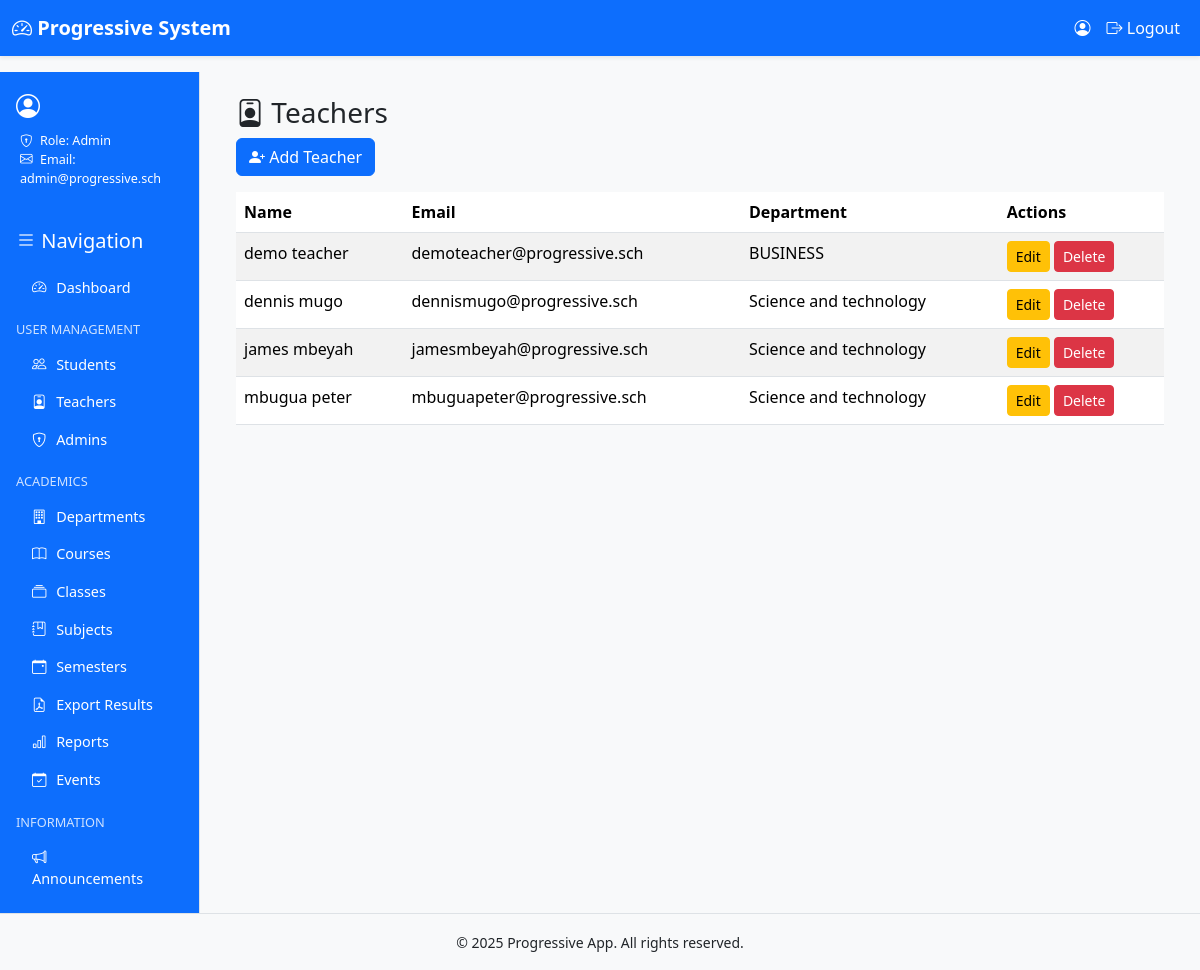
The page /teachers/ (signed in) on the database its author committed.
### progressive_app/models.py (models this page shows, shortened)
class User(AbstractUser):
    ROLE_CHOICES = [
        ("admin", "Admin"),
        ("teacher", "Teacher"),
        ("student", "Student"),
    ]
    role = models.CharField(max_length=20, choices=ROLE_CHOICES)
    admission_number = models.CharField(max_length=20, blank=True, null=True, unique=True)
    department = models.ForeignKey("Department", on_delete=models.SET_NULL, null=True, blank=True)
    course = models.ForeignKey("Course", on_delete=models.SET_NULL, null=True, blank=True)
    school_class = models.ForeignKey("SchoolClass", on_delete=models.SET_NULL, null=True, blank=True)
    semester = models.ForeignKey("Semester", on_delete=models.SET_NULL, null=True, blank=True)

class Department(models.Model):
    name = models.CharField(max_length=100, unique=True)

### progressive_app/views.py (the view)
# urls.py: path("teachers/", views.teachers_list, name="teachers_list"),
@login_required
def teachers_list(request):
    if not require_role(request.user, ["admin"]):
        return forbid_or_redirect_login(request)
    q = request.GET.get("q", "")
    qs = User.objects.filter(role="teacher").order_by("username", "email")
    if q:
        qs = qs.filter(
            Q(email__icontains=q) | Q(first_name__icontains=q) | Q(last_name__icontains=q)
        )
    paginator = Paginator(qs, 20)
    page_obj = paginator.get_page(request.GET.get("page"))
    return render(request, "admin/teachers_list.html", {"page_obj": page_obj, "q": q})

### progressive_app/views.py (called while the page is built)
def require_role(user, allowed_roles):
    return user.is_authenticated and user.role in allowed_roles

### progressive_app/templates/admin/teachers_list.html (shortened to what this page needs)
{% extends 'base.html' %}
{% block content %}
<div class="container">
  <h3><i class="bi bi-person-badge"></i> Teachers</h3>
  <a href="{% url 'progressive_app:teacher_create' %}" class="btn btn-primary mb-3"><i class="bi bi-person-plus-fill"></i> Add Teacher</a>
  <table class="table table-striped">
    <thead><tr><th>Name</th><th>Email</th><th>Department</th><th>Actions</th></tr></thead>
    <tbody>
      {% for teacher in page_obj %}
      <tr>
        <td>{{ teacher.first_name }} {{ teacher.last_name }}</td>
        <td>{{ teacher.email }}</td>
        <td>{{ teacher.department.name }}</td>
        <td>
          <a href="{% url 'progressive_app:teacher_update' teacher.id %}" class="btn btn-sm btn-warning">Edit</a>
          <a href="{% url 'progressive_app:teacher_delete' teacher.id %}" class="btn btn-sm btn-danger">Delete</a>
        </td>
      </tr>
      {% empty %}<tr><td colspan="4">No teachers found.</td></tr>{% endfor %}
    </tbody>
  </table>
</div>
{% endblock %}

### progressive_app/templates/base.html (shortened to what this page needs)
{% load static %}
<!doctype html>
<html lang="en">
  <head>
    <link href="https://cdn.jsdelivr.net/npm/bootstrap@5.3.2/dist/css/bootstrap.min.css" rel="stylesheet">
    <link href="https://cdn.jsdelivr.net/npm/bootstrap-icons@1.11.1/font/bootstrap-icons.css" rel="stylesheet">
    <link rel="stylesheet" href="{% static 'css/theme.css' %}">
  </head>
<body class="d-flex flex-column min-vh-100">
    <nav class="navbar navbar-expand-lg shadow-sm bg-light">
      <div class="container-fluid">
        <a class="navbar-brand" href="{% url 'progressive_app:dashboard' %}">
          <i class="bi bi-speedometer2"></i> Progressive System
        </a>
        <div class="collapse navbar-collapse" id="navbarNav">
          <ul class="navbar-nav ms-auto">
            {% if user.is_authenticated %}
              <li class="nav-item">
                <span class="nav-link">
                  <i class="bi bi-person-circle"></i> {{ user.first_name }} {{ user.last_name }}
                </span>
              </li>
              <li class="nav-item">
                <a class="nav-link text-warning" href="{% url 'progressive_app:logout' %}">
                  <i class="bi bi-box-arrow-right"></i> Logout
                </a>
              </li>
            {% else %}
              <li class="nav-item">
                <a class="nav-link" href="{% url 'progressive_app:login' %}">
                  <i class="bi bi-box-arrow-in-right"></i> Login
                </a>
              </li>
            {% endif %}
          </ul>
        </div>
      </div>
    </nav>
   <div class="container-fluid flex-grow-1">
      <div class="row min-vh-100">
        <div class="col-md-3 col-lg-2 sidebar bg-primary text-white p-3 d-flex flex-column">
          <div class="profile-box mb-4">
            <div class="d-flex align-items-center mb-2">
              <i class="bi bi-person-circle fs-4 me-2"></i>
            </div>
            <ul class="list-unstyled small ms-1">
              {% if user.role == 'student' %}
                <li><i class="bi bi-card-list me-1"></i> Admission: {{ user.admission_number }}</li>
                <li><i class="bi bi-collection me-1"></i> Class: {{ user.school_class.name }}</li>
                <li><i class="bi bi-building me-1"></i> Department: {{ user.department.name }}</li>
                <li><i class="bi bi-journal-bookmark me-1"></i> Course: {{ user.course.name }}</li>
              {% elif user.role == 'teacher' %}
                <li><i class="bi bi-building me-1"></i> Department: {{ user.department.name }}</li>
                <li><i class="bi bi-envelope me-1"></i> Email: {{ user.email }}</li>
              {% elif user.role == 'admin' %}
                <li><i class="bi bi-shield-lock me-1"></i> Role: Admin</li>
                <li><i class="bi bi-envelope me-1"></i> Email: {{ user.email }}</li>
              {% endif %}
            </ul>
          </div>
          <h5 class="mb-3"><i class="bi bi-list"></i> Navigation</h5>
          <div class="list-group list-group-flush flex-grow-1">
            <a href="{% url 'progressive_app:dashboard' %}" class="list-group-item list-group-item-action bg-primary text-white">
              <i class="bi bi-speedometer2"></i> Dashboard
            </a>
            {% if user.role == 'admin' %}
              <h6 class="mt-3 mb-2">User Management</h6>
              <a href="{% url 'progressive_app:students_list' %}" class="list-group-item bg-primary text-white"><i class="bi bi-people"></i> Students</a>
              <a href="{% url 'progressive_app:teachers_list' %}" class="list-group-item bg-primary text-white"><i class="bi bi-person-badge"></i> Teachers</a>
              <a href="{% url 'progressive_app:admins_list' %}" class="list-group-item bg-primary text-white"><i class="bi bi-shield-lock"></i> Admins</a>
              <h6 class="mt-3 mb-2">Academics</h6>
              <a href="{% url 'progressive_app:departments_list' %}" class="list-group-item bg-primary text-white"><i class="bi bi-building"></i> Departments</a>
              <a href="{% url 'progressive_app:courses_list' %}" class="list-group-item bg-primary text-white"><i class="bi bi-book"></i> Courses</a>
              <a href="{% url 'progressive_app:classes_list' %}" class="list-group-item bg-primary text-white"><i class="bi bi-collection"></i> Classes</a>
              <a href="{% url 'progressive_app:subjects_list' %}" class="list-group-item bg-primary text-white"><i class="bi bi-journal-bookmark"></i> Subjects</a>
              <a href="{% url 'progressive_app:semesters_list' %}" class="list-group-item bg-primary text-white"><i class="bi bi-calendar-event"></i> Semesters</a>
              <a href="{% url 'progressive_app:admin_results_pdf' %}" class="list-group-item bg-primary text-white"><i class="bi bi-file-earmark-pdf"></i> Export Results</a>
              <a href="{% url 'progressive_app:reports' %}" class="list-group-item bg-primary text-white"><i class="bi bi-bar-chart"></i> Reports</a>
              <a href="{% url 'progressive_app:events_list' %}" class="list-group-item bg-primary text-white"><i class="bi bi-calendar-check"></i> Events</a>
            {% endif %}
            <h6 class="mt-3 mb-2">Information</h6>
            <a href="{% url 'progressive_app:announcements_list' %}" class="list-group-item bg-primary text-white"><i class="bi bi-megaphone"></i> Announcements</a>
          </div>
        </div>
        <main class="col-md-9 col-lg-10 p-4">
          {% block content %}{% endblock %}
        </main>
      </div>
    </div>
    <footer class="bg-light text-center py-3 border-top mt-auto">
      <small>&copy; {% now "Y" %} Progressive App. All rights reserved.</small>
    </footer>
  </body>
</html>

### static/css/theme.css (style rules this page uses)
:root { --prog-blue: #0d6efd; }
.btn-primary { background: var(--prog-blue); border-color: var(--prog-blue); }
a { text-decoration: none; }
body { font-family: "Segoe UI", Roboto, Helvetica, Arial, sans-serif; background-color: #f8f9fa; }
.navbar { background-color: #0d6efd !important; }
.navbar-brand { font-weight: bold; color: #fff !important; }
.navbar .nav-link { color: #fff !important; }
.sidebar { min-height: 100vh; border-right: 1px solid #dee2e6; background-color: #0d6efd; }
.sidebar h5, .sidebar h6 { color: #fff; }
.list-group-item { background-color: #0d6efd; color: #fff; border: none; }
.list-group-item i { margin-right: 6px; }
.btn-primary { background-color: #0d6efd; border-color: #0d6efd; }
.sidebar { font-size: 0.9rem; }
.sidebar .list-group-item { background-color: #0d6efd; color: #fff; border: none; }
.sidebar h6 { font-size: 0.8rem; text-transform: uppercase; margin-top: 1rem; margin-bottom: 0.5rem; color: #cfe2ff; }

### rows shown on the page
User: email "admin@progressive.sch"
User: first_name "demo", last_name "teacher", email "demoteacher@progressive.sch", department.name "BUSINESS"
User: first_name "dennis", last_name "mugo", email "dennismugo@progressive.sch", department.name "Science and technology"
User: first_name "james", last_name "mbeyah", email "jamesmbeyah@progressive.sch", department.name "Science and technology"
User: first_name "mbugua", last_name "peter", email "mbuguapeter@progressive.sch", department.name "Science and technology"
